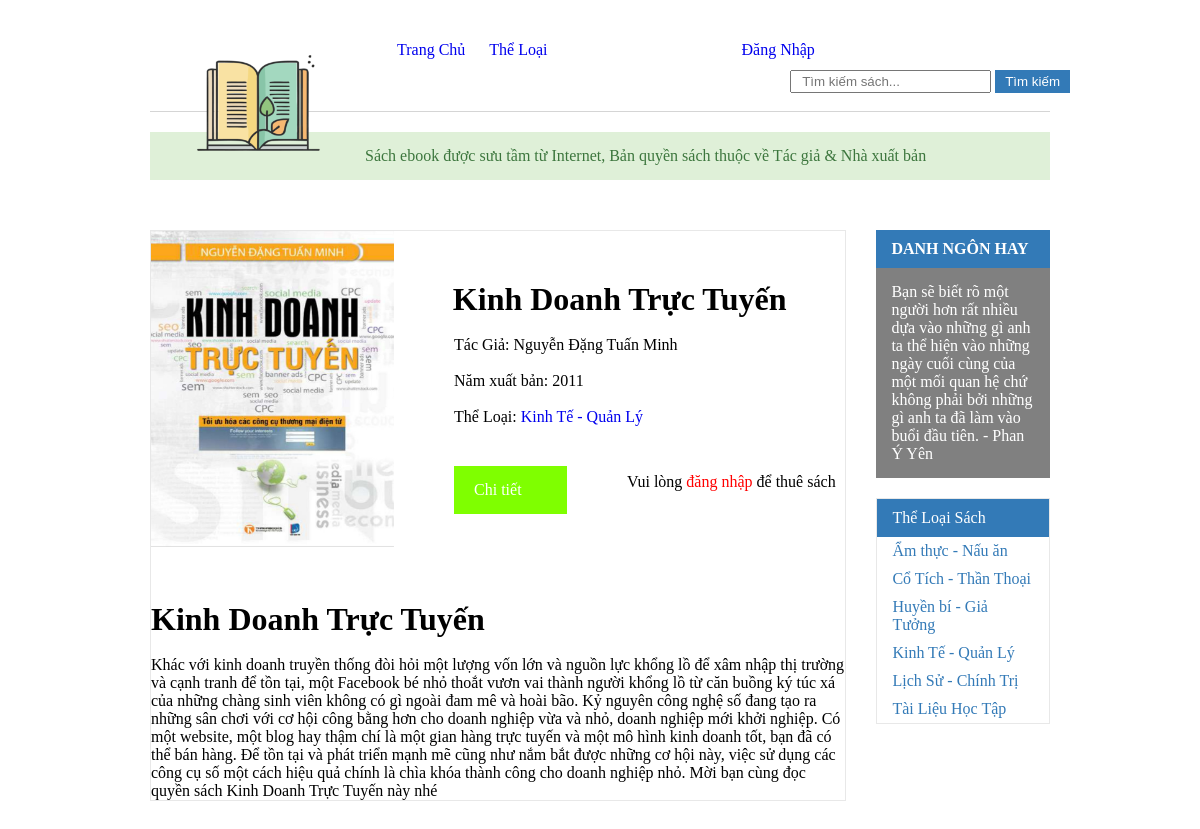
The page /index.php?page=sach&id=1 on the database its author committed.
### tables this page shows
CREATE TABLE `sach` (
  `id` int(11) NOT NULL,
  `ten` varchar(100) NOT NULL,
  `hinhanh` varchar(1000) DEFAULT NULL,
  `noidung` text,
  `tentl` varchar(100) DEFAULT NULL,
  `tacgia` varchar(100) DEFAULT NULL,
  `namxb` int(111) DEFAULT NULL,
  `gioithieu` text
);

CREATE TABLE `danhngon` (
  `iddn` int(11) NOT NULL,
  `noidung` varchar(1000) NOT NULL
);

CREATE TABLE `theloai` (
  `tentl` varchar(100) NOT NULL
);

### conn.php (called while the page is built, shortened)
<?php
$path_img = "images/sanpham/";
?>

### func.php (called while the page is built, shortened)
<?php
function theloai($connect){
	$sql = "SELECT * FROM theloai";
	$resul = mysqli_query($connect, $sql);
	$data = array();
	while ($row = mysqli_fetch_assoc($resul)) {
		$data[] = $row;
	}
	return $data;
}
function danhngon($connect){
	$sql = "SELECT * FROM danhngon";
	$resul = mysqli_query($connect, $sql);
	$data = array();
	while ($row = mysqli_fetch_assoc($resul)) {
		$data[] = $row;
	}
	return $data;
}
function chitietsach($connect, $id){
	$sql = "SELECT * FROM sach s WHERE s.id = ".$id.";";
	$resul = mysqli_query($connect, $sql);
	$data = array();
	while ($row = mysqli_fetch_assoc($resul)) {
		$data[] = $row;
	}
	return $data;
}
?>

### pages/right.php (the view)
<?php
$theloai = theloai($conn);
$danhngon = danhngon($conn);
$random = rand(0,count($danhngon)-1);
?>
<div id="danhngon">
    <div class="name1">Danh Ngôn Hay</div>
    <div id="noidung2">
        <?php
        echo $danhngon[$random]['noidung'];
        ?>
    </div>
</div>
<div id="theloai">
    <div class="name">Thể Loại Sách</div>
    <?php
        foreach ($theloai as $key => $value) {
            echo '<div class="title">
                    <a href="index.php?page=theloai&id='.$value['tentl'].'">'.$value['tentl'].'</a>
                </div>';
        }
    ?>
</div>

### pages/sach.php
<?php
    foreach ($ctsach as $key => $value) {
        $id = $value['id'];
        $hinhanh = $value['hinhanh'];
        $ten = $value['ten'];
        $tacgia = $value['tacgia'];
        $namxb = $value['namxb'];
        $theloai = $value['tentl'];
        $gioithieu = $value['gioithieu'];
    }
?>
<div id="page">
    <div id="anhsach">
        <img src="<?php echo $path_img.$hinhanh; ?>" alt="anh">
    </div>
    <div id="thongtin">
            <h1><?php echo $ten; ?></h1><br>
            <p>Tác Giả: <?php echo $tacgia; ?></p><br>
            <p>Năm xuất bản: <?php echo $namxb; ?></p><br>
            <p>Thể Loại: <a href="index.php?page=theloai&id=<?php echo $theloai; ?>"><?php echo $theloai; ?></a></p>
        <div style="display:flex">
        <div id="button">
            <a href="index.php?page=sach&id=<?php echo $id; ?>&read">Chi tiết</a>
        </div>
        <?php if(!isset($_SESSION['user'])){
            echo('<p style="margin-top:40px; line-height:2 ">Vui lòng <a style="color:red" href="admin/login.php">đăng nhập</a> để thuê sách</p>');
        }else{
            echo(' <div id="button-rent">
            <a href="index.php?page=thuesach&id='.$id.'">Thuê sách</a>
        </div>');
        }
    ?>
    </div>
    </div>
</div>
<div id="gioithieu">
    <h1><?php echo $ten; ?></h1><br>
    <p><?php echo $gioithieu; ?></p>
</div>

### css/style.css (style rules this page uses)
* { padding: 0; margin: 0; box-sizing: border-box; text-decoration: none; list-style-type: none; }
img { max-width: 100%; height: auto; }
.name1 { text-transform: uppercase; font-weight: bold; color: white; padding: 10px 15px; background-color: #337ab7; }
.name { color: white; padding: 10px 15px; background-color: #337ab7; }
#noidung2 { padding: 15px; color: white; background-color: gray; }
#theloai { margin-top: 20px; border: 1px solid #e8e8e8; }
.title a { display: block; color: #337ab7; padding: 5px 15px; }
#page { display: flex; }
#anhsach { flex: 6; max-width: 35%; }
#thongtin { flex: 3; }
#thongtin h1 { text-align: center; margin-top: 50px; }
#thongtin p { text-align: start; margin-left: 60px; }
#button { margin-top: 40px; padding: 15px; width: 25%; margin-left: 60px; background-color: chartreuse; }
#button a { text-align: center; margin-left: 5px; color: white; }
#gioithieu { margin-top: 50px; }

### rows shown on the page
sach: hinhanh (picture), ten "Kinh Doanh Trực Tuyến", tacgia "Nguyễn Đặng Tuấn Minh", namxb "2011", tentl "Kinh Tế - Quản Lý", gioithieu "Khác với kinh doanh truyền thống đòi hỏi một lượng vốn lớn và nguồn lực khổng lồ để xâm nhập thị trường và cạnh tranh để tồn tại, một Facebook bé nhỏ thoắt vươn vai thành người khổng lồ từ căn buồng ký túc xá của những chàng sinh viên không có gì ngoài đam mê và hoài bão. Kỷ nguyên công nghệ số đang tạo ra những sân chơi với cơ hội công bằng hơn cho doanh nghiệp vừa và nhỏ, doanh nghiệp mới khởi nghiệp. Có một website, một blog hay thậm chí là một gian hàng trực tuyến và một mô hình kinh doanh tốt, bạn đã có thể bán hàng. Để tồn tại và phát triển mạnh mẽ cũng như nắm bắt được những cơ hội này, việc sử dụng các công cụ số một cách hiệu quả chính là chìa khóa thành công cho doanh nghiệp nhỏ.…"
danhngon: noidung "Bạn sẽ biết rõ một người hơn rất nhiều dựa vào những gì anh ta thể hiện vào những ngày cuối cùng của một mối quan hệ chứ không phải bởi những gì anh ta đã làm vào buổi đầu tiên. - Phan Ý Yên"
theloai: tentl "Ẩm thực - Nấu ăn"
theloai: tentl "Cổ Tích - Thần Thoại"
theloai: tentl "Huyền bí - Giả Tưởng"
theloai: tentl "Kinh Tế - Quản Lý"
theloai: tentl "Lịch Sử - Chính Trị"
theloai: tentl "Tài Liệu Học Tập"
